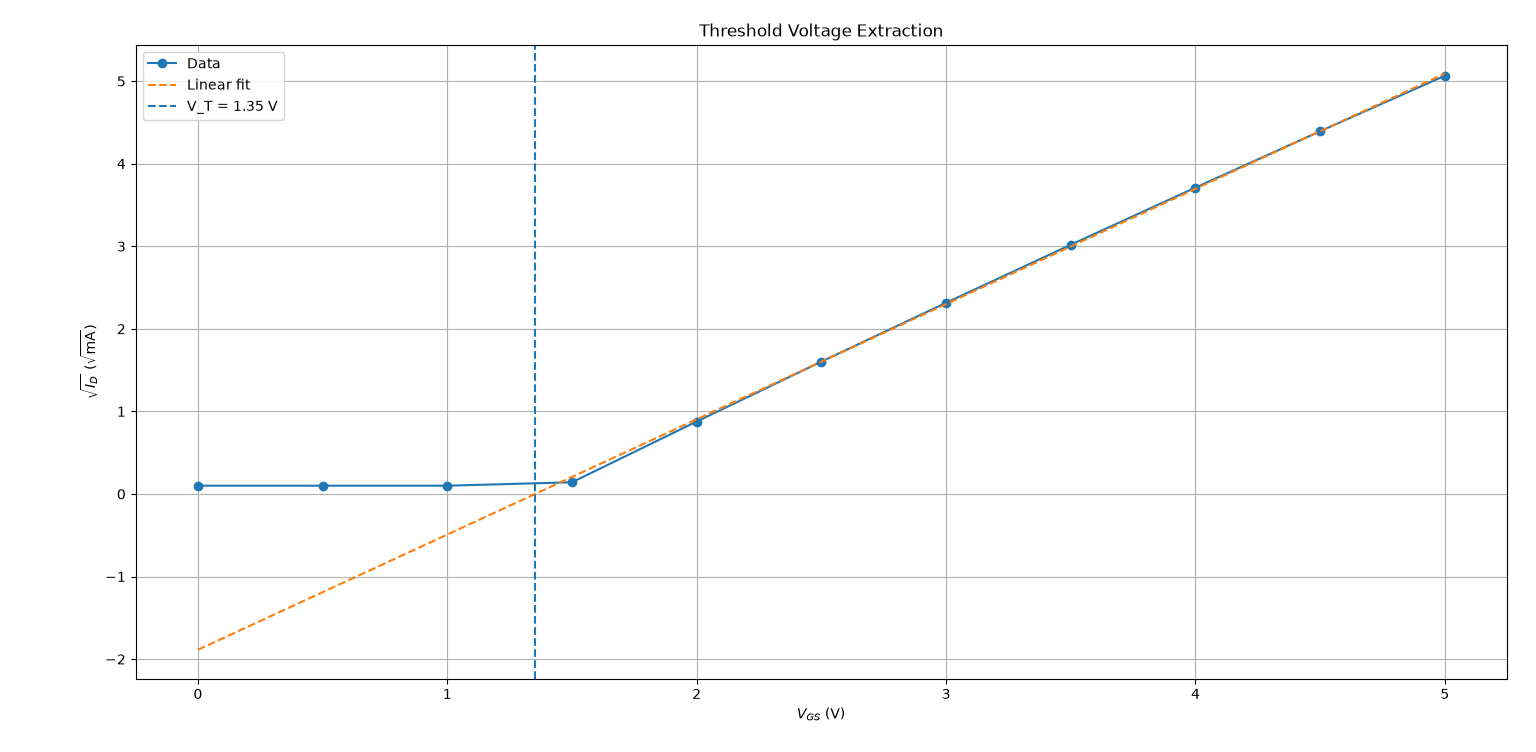

Recreate this plot in Python.
import pandas as pd
import numpy as np
import matplotlib.pyplot as plt

# Load the ID-VGS data
df = pd.read_csv("MOSFET_ID_VGS.csv")

# Select the VDS = 5 V data
data = df[df["V_DS (V)"] == 5.0].sort_values("V_GS (V)")

vgs = data["V_GS (V)"].to_numpy()
id_current = data["I_D (mA)"].to_numpy()

# Calculate sqrt(ID)
sqrt_id = np.sqrt(id_current)

# Select the linear region
linear_region = vgs >= 2.0

# Linear fit: sqrt(ID) = m*VGS + b
m, b = np.polyfit(vgs[linear_region], sqrt_id[linear_region], 1)

# Find threshold voltage from x-intercept
Vt = -b / m

# Calculate the fitted line
sqrt_id_fit = m * vgs + b

# Plot the data and linear extrapolation
plt.figure(figsize=(8, 6))

plt.plot(vgs, sqrt_id, "o-", label="Data")
plt.plot(vgs, sqrt_id_fit, "--", label="Linear fit")

# Mark the threshold voltage
plt.axvline(Vt, linestyle="--", label=f"V_T = {Vt:.2f} V")

plt.xlabel("$V_{GS}$ (V)")
plt.ylabel(r"$\sqrt{I_D}$ ($\sqrt{\mathrm{mA}}$)")
plt.title(r"Threshold Voltage Extraction")
plt.grid(True)
plt.legend()
plt.tight_layout()
plt.show()

print("Threshold Voltage V_T =", Vt, "V")

# Plot sqrt(ID) versus VGS
plt.figure(figsize=(8, 6))
plt.plot(vgs, sqrt_id, "o-", label="Data")

plt.xlabel("$V_{GS}$ (V)")
plt.ylabel(r"$\sqrt{I_D}$ ($\sqrt{\mathrm{mA}}$)")
plt.title(r"Threshold Voltage Extraction: $\sqrt{I_D}$ vs $V_{GS}$")
plt.grid(True)

plt.legend()
plt.tight_layout()
plt.show()

# Plot ID versus VGS
plt.figure(figsize=(8, 6))

plt.plot(vgs, id_current, "o-")

plt.xlabel("$V_{GS}$ (V)")
plt.ylabel("$I_D$ (mA)")
plt.title("$I_D$ vs $V_{GS}$")
plt.grid(True)

plt.tight_layout()
plt.show()
